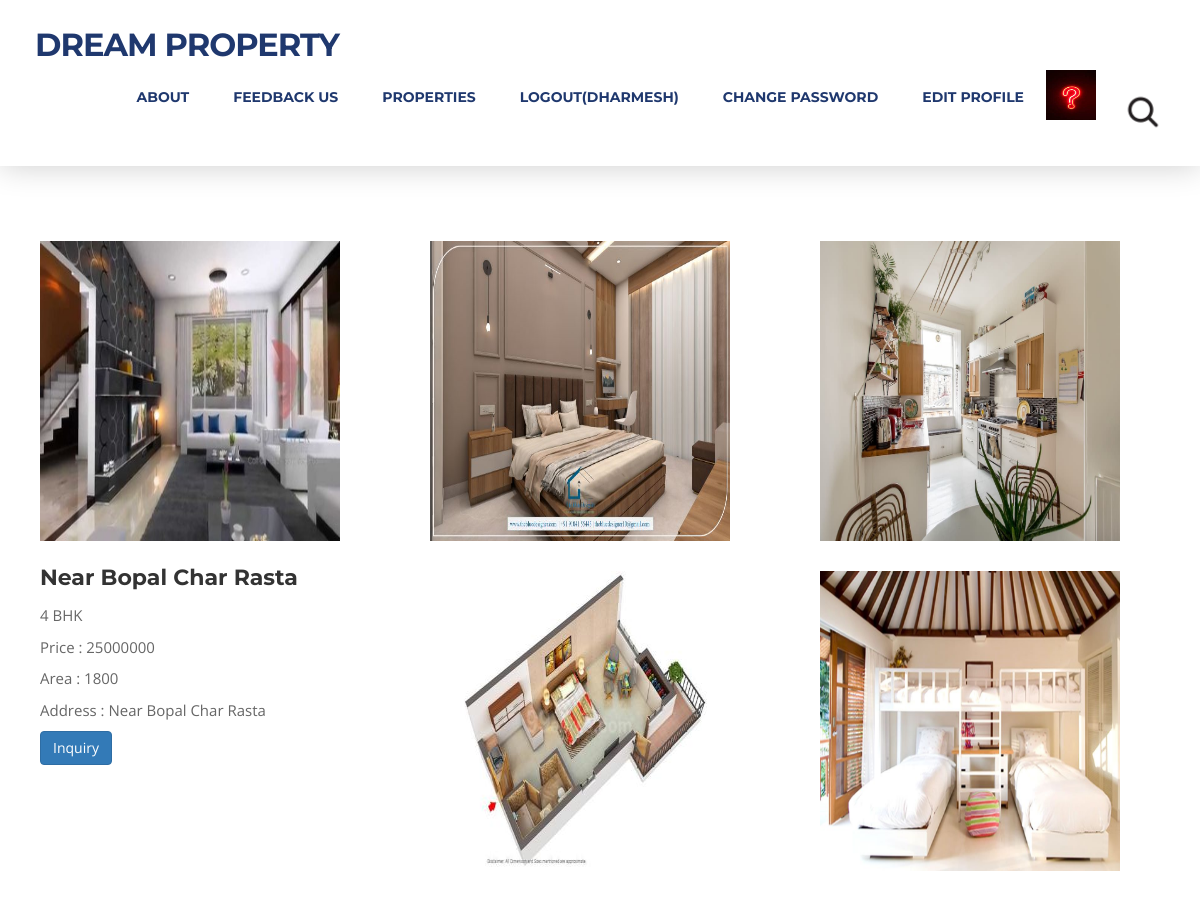
Page /property_details_bungalow/21 (signed in) on the committed database.
### myapp/models.py (models this page shows, shortened)
class User(models.Model):
	fname=models.CharField(max_length=100)
	lname=models.CharField(max_length=100)
	email=models.CharField(max_length=100)
	mobile=models.IntegerField()
	password=models.CharField(max_length=100)
	cpassword=models.CharField(max_length=100)
	address=models.TextField()
	usertype=models.CharField(max_length=100)
	image=models.ImageField(upload_to="images/",null=True,blank=True)
	verfied=models.BooleanField(default=False)
	admin_status=models.BooleanField(default=False)

class Property(models.Model):
	CHOICE1=(
			('Flat','Flat'),
			('Tenament','Tenament'),
			('Bungalow','Bungalow'),
			('villas','villas'),
		)
	CHOICE2=(
			('1 BHK','1 BHK'),
			('2 BHK','2 BHK'),
			('3 BHK','3 BHK'),
			('4 BHK','4 BHK'),
			('5 BHK','5 BHK'),
			('6 BHK','6 BHK'),
			('7 BHK','7 BHK'),
			('8 BHK','8 BHK'),
		)
	CHOICE3=(
			('Maninagar','Maninagar'),
			('Memnagar','Memnagar'),
			('Bopal','Bopal'),
			('Iskon','Iskon'),
			('Gota','Gota'),
			('Vaishnodevi','Vaishnodevi'),
			('Naranpura','Naranpura'),
			('Sola','Sola'),
			('Thaltej','Thaltej'),
			('Sarkej','Sarkej'),
			('Shilaj','Shilaj'),
			('Navrangpura','Navrangpura'),
			('Gurukul','Gurukul'),
			('Juhapura','Juhapura'),
			('Ambavadi','Ambavadi'),
			('Shivranjani','Shivranjani'),
			('Ghodasar','Ghodasar'),
			('Vastrapur','Vastrapur'),
			('Vastral','Vastral'),
			('K.K Nagar','K.K Nagar'),
		)
	property_seller=models.ForeignKey(User,on_delete=models.CASCADE)
	property_type=models.CharField(max_length=100,choices=CHOICE1)
	property_sub_type=models.CharField(max_length=100,choices=CHOICE2)
	property_location=models.CharField(max_length=100,choices=CHOICE3,default="Bopal")
	property_area=models.CharField(max_length=100)
	property_price=models.CharField(max_length=100)
	property_address=models.TextField()
	property_desc=models.TextField(default="")
	property_image1=models.ImageField(upload_to="images/")
	property_image2=models.ImageField(upload_to="images/")
	property_image3=models.ImageField(upload_to="images/")
	property_image4=models.ImageField(upload_to="images/")
	property_image5=models.ImageField(upload_to="images/")
	status=models.BooleanField(default=False)

### myapp/views.py (the view)
# urls.py: path('property_details_bungalow/<int:pk>',views.property_details_bungalow,name='property_details_bungalow'),
def property_details_bungalow(request,pk):
	inquiry_flag=False
	try:
		buyer=User.objects.get(email=request.session['email'])
		property=Property.objects.get(pk=pk)
		try:
			Inquiry.objects.get(buyer=buyer,property=property)
			inquiry_flag=True
		except Exception as e:
			print(e)
		print(inquiry_flag)
		return render(request,'property_details_bungalow.html',{'property':property,'inquiry_flag':inquiry_flag})
	except:
		msg="Please Login For Proceed"
		return render(request,'login.html',{'msg':msg})

### myapp/templates/property_details_bungalow.html (shortened to what this page needs)
{% extends 'header.html' %}
{% load static %}
{% block content %}
<!DOCTYPE html>
<html lang="en">
<head>
</head>
<body id="page-top" data-spy="scroll" data-target=".navbar-fixed-top">
  <div id="services">
    <div class="container">
      <div class="section-title">
        <h2>Added Property</h2>
      </div>
      <div class="row">
        <div class="col-md-4">
          <div class="service-media"> <img src="{{property.property_image1.url}}" alt=" " style="width:300px;height: 300px;"> </div>
          <div class="service-desc">
            <h3>{{property.property_address}}</h3>
            <p>{{property.property_sub_type}}</p>
            <p>Price : {{property.property_price}}</p>
            <p>Area : {{property.property_area}}</p>
            <p>Address : {{property.property_address}}</p>
            {% if inquiry_flag %}
              <p><a href="#"><input type="button" name="inquiry" value="Inquiry Sent" class="btn btn-danger" disabled></p>
            {% else %}
              <p><a href="{% url 'property_inquiry_flats' pk=property.pk %}"><input type="button" name="inquiry" value="Inquiry" class="btn btn-primary"></p>
            {% endif %}
          </div>
        </div>
        <div class="col-md-4">
          <div class="service-media"> <img src="{{property.property_image2.url}}" alt=" " style="width:300px;height: 300px;"> </div>
        </div>
        <div class="col-md-4">
          <div class="service-media"> <img src="{{property.property_image3.url}}" alt=" " style="width:300px;height: 300px;"> </div>
        </div>
        <div class="col-md-4">
          <div class="service-media"> <img src="{{property.property_image4.url}}" alt=" " style="width:300px;height: 300px;"> </div>
        </div>
        <div class="col-md-4">
          <div class="service-media"> <img src="{{property.property_image5.url}}" alt=" " style="width:300px;height: 300px;"> </div>
        </div>
      </div>
    </div>
  </div>
</body>
</html>
{% endblock %}

### myapp/templates/header.html (shortened to what this page needs)
{% load static %}
<!DOCTYPE html>
<html lang="en">
<head>
<link rel="stylesheet" type="text/css"  href="{% static 'css/bootstrap.css' %}">
<link rel="stylesheet" type="text/css" href="{% static 'fonts/font-awesome/css/font-awesome.css' %}">
<link rel="stylesheet" type="text/css" href="{% static 'css/style.css' %}">
<link rel="stylesheet" type="text/css" href="{% static 'css/nivo-lightbox/nivo-lightbox.css' %}">
<link rel="stylesheet" type="text/css" href="{% static 'css/nivo-lightbox/default.css' %}">
</head>
<body id="page-top" data-spy="scroll" data-target=".navbar-fixed-top">
<nav id="menu" class="navbar navbar-default navbar-fixed-top">
  <div class="container">
    <div class="navbar-header">
      <a class="navbar-brand page-scroll" href="/">Dream Property</a>
    </div>
    <div class="collapse navbar-collapse" id="bs-example-navbar-collapse-1">
      <ul class="nav navbar-nav navbar-right">
        <li><a href="#about" class="page-scroll">About</a></li>
        <li><a href="{% url 'contact' %}">Feedback Us</a></li>
        {% if request.session.email %}
          <li><a href="{% url 'properties' %}" class="page-scroll">Properties</a></li>
          <li><a href="{% url 'logout' %}">Logout({{request.session.fname}})</a></li>
          <li><a href="{% url 'change_password' %}">Change Password</a></li>
          <li><a href="{% url 'profile' %}">Edit Profile</a></li>
          <li><img src="{{request.session.image}}" width="50px" height="50px"></li>
          <li><a href="{% url 'search' %}"><img src="{% static 'search.jpg' %}" height="50" width="50"></a></li>
        {% else %}
          <li><a href="{% url 'signup' %}">Sign Up</a></li>
          <li><a href="{% url 'login' %}">Login</a></li>
        {% endif %}
      </ul>
    </div>
  </div>
</nav>
{% block content %}
{% endblock %}
</body>
</html>

### myapp/static/css/style.css (style rules this page uses)
body, html { font-family: 'Open Sans', sans-serif; text-rendering: optimizeLegibility !important; -webkit-font-smoothing: antialiased !important; color: #666; font-weight: 400; width: 100% !important; height: 100% !important; }
h2 { font-family: 'Montserrat', sans-serif; margin: 0 0 20px 0; font-weight: 700; font-size: 32px; color: #333; }
h3 { font-family: 'Montserrat', sans-serif; font-size: 22px; font-weight: 700; color: #333; }
p { font-size: 15px; }
a { color: #1f386e; font-weight: 400; }
ul, ol { list-style: none; }
ul, ol { padding: 0; webkit-padding: 0; moz-padding: 0; }
#menu { padding: 20px; transition: all 0.8s; }
#menu.navbar-default { background-color: #fff; border-color: rgba(231, 231, 231, 0); box-shadow: 0 0 30px rgba(0,0,0,0.2) }
#menu a.navbar-brand { font-family: 'Montserrat', sans-serif; font-size: 32px; font-weight: 700; color: #1f386e; text-transform: uppercase; letter-spacing: -1px; }
#menu.navbar-default .navbar-nav > li > a { font-family: 'Montserrat', sans-serif; text-transform: uppercase; color: #1f386e; font-size: 14px; font-weight: 700; padding: 8px 2px; border-radius: 0; margin: 9px 20px 0 20px; }
.section-title { margin-bottom: 70px; }
.section-title h2 { position: relative; margin-top: 10px; margin-bottom: 15px; padding-bottom: 15px; border-bottom: 1px solid rgba(0, 0, 0, 0.09); }
.section-title h2::after { position: absolute; content: ""; background-color: #e52f3c; height: 3px; width: 50px; bottom: -1px; left: 0; }
#services { padding: 100px 0; }
#services .service-media { margin: 10px; }
#services .service-media img { position: relative; display: block; width: 100%; height: auto; }
#services .service-desc { margin: 10px 10px 20px; }
#services h3 { font-weight: 700; padding: 5px 0; }

### rows in the picture
User: session.fname "DHARMESH"
Property: property_image1 (picture), property_address "Near Bopal Char Rasta", property_sub_type "4 BHK", property_price "25000000", property_area "1800", property_image2 (picture), property_image3 (picture), property_image4 (picture), property_image5 (picture)
